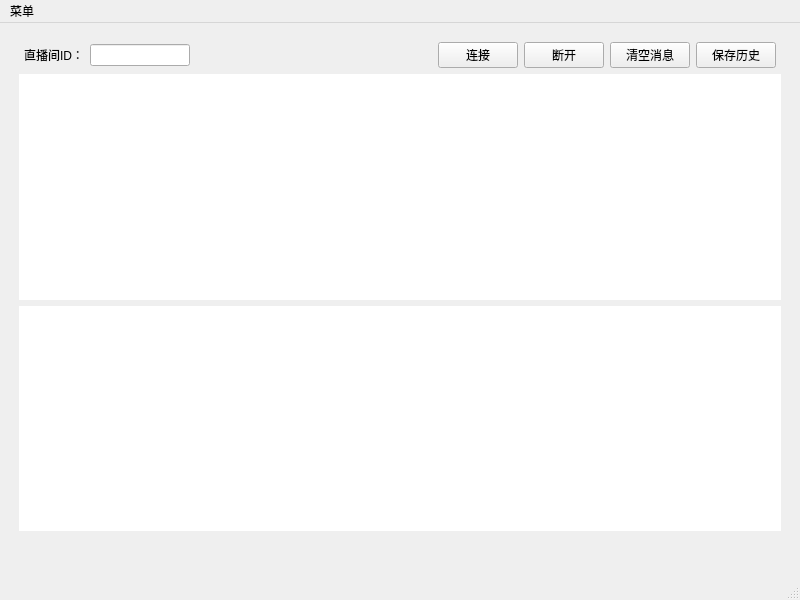
<?xml version="1.0" encoding="UTF-8"?>
<ui version="4.0">
 <class>BilibiliDMB</class>
 <widget class="QMainWindow" name="BilibiliDMB">
  <property name="windowModality">
   <enum>Qt::NonModal</enum>
  </property>
  <property name="geometry">
   <rect>
    <x>0</x>
    <y>0</y>
    <width>800</width>
    <height>600</height>
   </rect>
  </property>
  <property name="sizePolicy">
   <sizepolicy hsizetype="Preferred" vsizetype="Preferred">
    <horstretch>0</horstretch>
    <verstretch>0</verstretch>
   </sizepolicy>
  </property>
  <property name="minimumSize">
   <size>
    <width>800</width>
    <height>600</height>
   </size>
  </property>
  <property name="windowTitle">
   <string>Bilibili弹幕板</string>
  </property>
  <widget class="QWidget" name="centralwidget">
   <property name="sizePolicy">
    <sizepolicy hsizetype="Expanding" vsizetype="Expanding">
     <horstretch>0</horstretch>
     <verstretch>0</verstretch>
    </sizepolicy>
   </property>
   <layout class="QGridLayout" name="gridLayout">
    <item row="0" column="0">
     <layout class="QVBoxLayout" name="verticalLayout">
      <property name="sizeConstraint">
       <enum>QLayout::SetNoConstraint</enum>
      </property>
      <property name="leftMargin">
       <number>10</number>
      </property>
      <property name="topMargin">
       <number>10</number>
      </property>
      <property name="rightMargin">
       <number>10</number>
      </property>
      <property name="bottomMargin">
       <number>10</number>
      </property>
      <item>
       <layout class="QHBoxLayout" name="horizontalLayout">
        <property name="sizeConstraint">
         <enum>QLayout::SetNoConstraint</enum>
        </property>
        <property name="leftMargin">
         <number>5</number>
        </property>
        <property name="rightMargin">
         <number>5</number>
        </property>
        <item>
         <widget class="QLabel" name="roomidLable">
          <property name="text">
           <string>直播间ID：</string>
          </property>
          <property name="buddy">
           <cstring>roomid</cstring>
          </property>
         </widget>
        </item>
        <item>
         <widget class="QLineEdit" name="roomid">
          <property name="minimumSize">
           <size>
            <width>50</width>
            <height>0</height>
           </size>
          </property>
          <property name="maximumSize">
           <size>
            <width>100</width>
            <height>16777215</height>
           </size>
          </property>
          <property name="maxLength">
           <number>20</number>
          </property>
          <property name="frame">
           <bool>true</bool>
          </property>
         </widget>
        </item>
        <item>
         <spacer name="horizontalSpacer">
          <property name="orientation">
           <enum>Qt::Horizontal</enum>
          </property>
          <property name="sizeHint" stdset="0">
           <size>
            <width>40</width>
            <height>20</height>
           </size>
          </property>
         </spacer>
        </item>
        <item>
         <widget class="QPushButton" name="connectButton">
          <property name="text">
           <string>连接</string>
          </property>
         </widget>
        </item>
        <item>
         <widget class="QPushButton" name="disconnectButton">
          <property name="text">
           <string>断开</string>
          </property>
         </widget>
        </item>
        <item>
         <widget class="QPushButton" name="clearButton">
          <property name="text">
           <string>清空消息</string>
          </property>
         </widget>
        </item>
        <item>
         <widget class="QPushButton" name="saveHistoryButton">
          <property name="text">
           <string>保存历史</string>
          </property>
         </widget>
        </item>
       </layout>
      </item>
      <item>
       <widget class="QTextBrowser" name="giftBoard">
        <property name="sizePolicy">
         <sizepolicy hsizetype="Expanding" vsizetype="Expanding">
          <horstretch>1</horstretch>
          <verstretch>1</verstretch>
         </sizepolicy>
        </property>
        <property name="minimumSize">
         <size>
          <width>0</width>
          <height>100</height>
         </size>
        </property>
        <property name="font">
         <font>
          <pointsize>16</pointsize>
          <bold>true</bold>
          <stylestrategy>PreferAntialias</stylestrategy>
         </font>
        </property>
        <property name="acceptDrops">
         <bool>false</bool>
        </property>
        <property name="frameShape">
         <enum>QFrame::NoFrame</enum>
        </property>
        <property name="frameShadow">
         <enum>QFrame::Sunken</enum>
        </property>
        <property name="sizeAdjustPolicy">
         <enum>QAbstractScrollArea::AdjustToContents</enum>
        </property>
       </widget>
      </item>
      <item>
       <widget class="QTextBrowser" name="dmBoard">
        <property name="sizePolicy">
         <sizepolicy hsizetype="Expanding" vsizetype="Expanding">
          <horstretch>1</horstretch>
          <verstretch>1</verstretch>
         </sizepolicy>
        </property>
        <property name="font">
         <font>
          <pointsize>16</pointsize>
          <bold>true</bold>
          <stylestrategy>PreferAntialias</stylestrategy>
         </font>
        </property>
        <property name="acceptDrops">
         <bool>false</bool>
        </property>
        <property name="frameShape">
         <enum>QFrame::NoFrame</enum>
        </property>
        <property name="sizeAdjustPolicy">
         <enum>QAbstractScrollArea::AdjustToContents</enum>
        </property>
       </widget>
      </item>
      <item>
       <widget class="QLabel" name="entryLabel">
        <property name="font">
         <font>
          <pointsize>14</pointsize>
          <bold>true</bold>
          <stylestrategy>PreferAntialias</stylestrategy>
         </font>
        </property>
        <property name="layoutDirection">
         <enum>Qt::LeftToRight</enum>
        </property>
        <property name="text">
         <string/>
        </property>
        <property name="alignment">
         <set>Qt::AlignCenter</set>
        </property>
       </widget>
      </item>
     </layout>
    </item>
   </layout>
  </widget>
  <widget class="QStatusBar" name="statusbar"/>
  <widget class="QMenuBar" name="menubar">
   <property name="geometry">
    <rect>
     <x>0</x>
     <y>0</y>
     <width>800</width>
     <height>28</height>
    </rect>
   </property>
   <widget class="QMenu" name="menuBilibili">
    <property name="title">
     <string>菜单</string>
    </property>
    <addaction name="actionSetting"/>
   </widget>
   <addaction name="menuBilibili"/>
  </widget>
  <action name="actionSetting">
   <property name="text">
    <string>设置</string>
   </property>
  </action>
 </widget>
 <tabstops>
  <tabstop>roomid</tabstop>
  <tabstop>connectButton</tabstop>
  <tabstop>disconnectButton</tabstop>
  <tabstop>clearButton</tabstop>
  <tabstop>saveHistoryButton</tabstop>
  <tabstop>giftBoard</tabstop>
  <tabstop>dmBoard</tabstop>
 </tabstops>
 <resources/>
 <connections/>
</ui>
